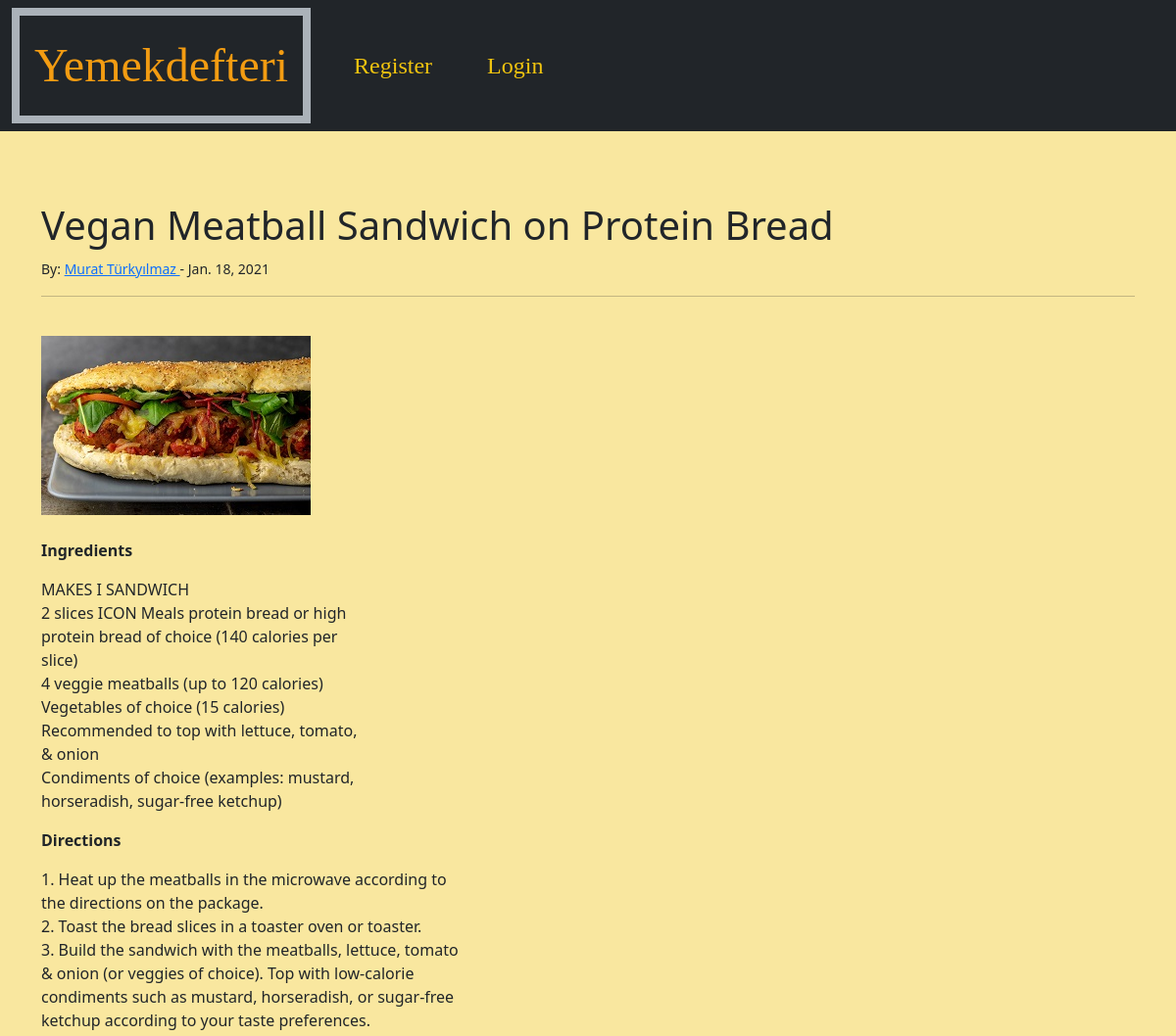
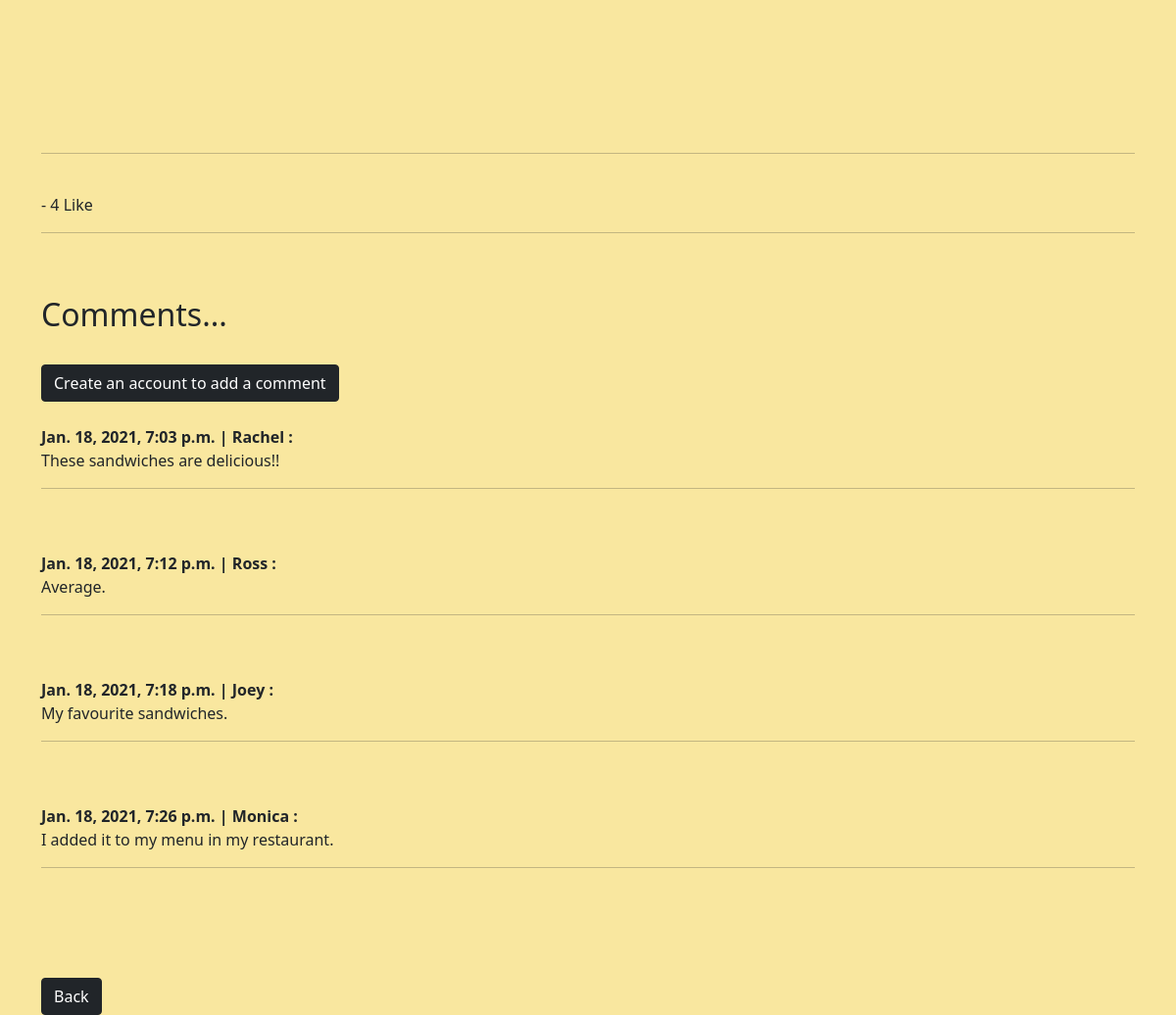
/recipie/36, run on the app's committed database (2 pictures, top to bottom).
### theblog/models.py (models this page shows, shortened)
class Recipie(models.Model):
	title = models.CharField(max_length=100)
	header_image = models.ImageField(null=True, blank=True, upload_to="images/")
	chef = models.ForeignKey(User, on_delete= models.CASCADE)
	recipie_details = RichTextField(blank=True, null=True)
	publish_date = models.DateField(auto_now_add=True)
	likes = models.ManyToManyField(User, related_name= 'recipie_post')
	def total_likes(self):
	    return self.likes.count()

class Comment(models.Model):
	recipie = models.ForeignKey(Recipie, related_name="comments", on_delete= models.CASCADE)
	name = models.CharField(max_length=100)
	body = models.TextField()
	date_added = models.DateTimeField(auto_now_add=True)
	ordering = ['-id']

### theblog/views.py (the view)
# urls.py: path('recipie/<int:pk>', RecipieDetailView.as_view(), name= "recipie-detail"),
class RecipieDetailView(DetailView):
	model = Recipie
	template_name = 'theblog/recipie_details.html'
	def get_context_data(self, *args, **kwargs):
		stuff = get_object_or_404(Recipie, id=self.kwargs['pk'])
		total_likes = stuff.total_likes()
		liked = False
		if stuff.likes.filter(id=self.request.user.id).exists():
			liked = True
		context = super(RecipieDetailView, self).get_context_data(*args, **kwargs)
		context["total_likes"] =total_likes
		context["liked"] = liked
		return context

### theblog/templates/theblog/recipie_details.html (shortened to what this page needs)
{% extends 'theblog/base.html'  %}
{%block content%}
<h1> {{ recipie.title}}</h1>
<small>By:
	{%  if recipie.chef.profile.id %}
	<a href = "{% url 'show_profile_page' recipie.chef.profile.id %}">{{ recipie.chef.first_name}} {{ recipie.chef.last_name}} </a>
   	{% else %}
   	This chef does not have a profile
   	{% endif %}
-  {{recipie.publish_date}} </small><xxsmall>
	<br/>
<hr>
<br/>
{% if recipie.header_image %}
	<img src="{{ recipie.header_image.url}}"><br/><br/>
{% endif %}
{{ recipie.recipie_details|safe }}
<br/><br/> <hr> <br/>
 - {{ total_likes }} Like </br><hr>
 <h2>Comments...</h2>
 {% if not recipie.comments.all %}
 	<strong>No comments yet</strong></br></br>
{% if user.is_authenticated and user.profile.id %}
<a href="{% url  'theblog:add_comment' recipie.pk   %}" class= "btn btn-dark"> Add  one</a>
 {%else%}
 <a href="{% url 'register' %}" class= "btn btn-dark">Create an account to add a comment</a>
{% endif %}
 {% else %}
 {% if user.is_authenticated and user.profile.id %}
<a href="{% url  'theblog:add_comment' recipie.pk %}" class= "btn btn-dark"> Add Comment</a>
 {%else%}
 <a href="{% url 'register' %}" class= "btn btn-dark">Create an account to add a comment</a>
{% endif %}
 	{% for comment in recipie.comments.all %}
 		<strong>{{comment.date_added}}   |   {{ comment.name}} : </br> </strong>
 		{{ comment.body}} </br> <hr> </br></br>
 	{% endfor %}
 {% endif %}
<a href= "{%url 'theblog:home'%}" class= "btn btn-dark"> Back</a>
{% endblock %}

### theblog/templates/theblog/base.html (style rules this page uses)
body { background-color: #f9e79f; }

### data on the page
Recipie: title "Vegan Meatball Sandwich on Protein Bread", chef.first_name "Murat", chef.last_name "Türkyılmaz", publish_date "Jan. 18, 2021", header_image (picture), recipie_details "Ingredients MAKES I SANDWICH 2 slices ICON Meals protein bread or high protein bread of choice (140 calories per slice) 4 veggie meatballs (up to 120 calories) Vegetables of choice (15 calories) Recommended to top with lettuce, tomato, & onion Condiments of choice (examples: mustard, horseradish, sugar-free ketchup) Directions 1. Heat up the meatballs in the microwave according to the directions on the package. 2. Toast the bread slices in a toaster oven or toaster. 3. Build the sandwich with the meatballs, lettuce, tomato & onion (or veggies of choice). Top with low-calorie condiments such as mustard, horseradish, or sugar-free ketchup according to your taste preferences."
Comment: date_added "Jan. 18, 2021, 7:03 p.m.", name "Rachel", body "These sandwiches are delicious!!"
Comment: date_added "Jan. 18, 2021, 7:12 p.m.", name "Ross", body "Average."
Comment: date_added "Jan. 18, 2021, 7:18 p.m.", name "Joey", body "My favourite sandwiches."
Comment: date_added "Jan. 18, 2021, 7:26 p.m.", name "Monica", body "I added it to my menu in my restaurant."

### other printed values
{{ total_likes }} "4"
